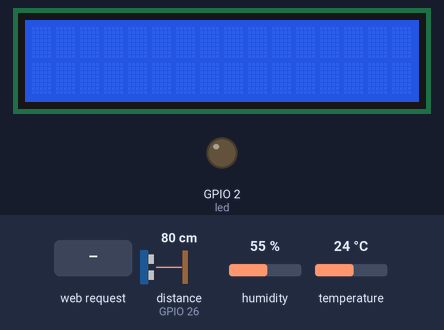
The program below on a simulated ESP32 board running MicroPython. Shown: 16×2 character LCD, output pins drawn as LEDs (lit = HIGH). Inputs (shaded band) come from the test bench; at power-on: temperature 24 °C, distance to the obstacle (sensor on GPIO 26) 80 cm, humidity 55 %. The echo pulse lasts 58.3 µs per cm; WiFi joins after 1.5 s; the clock reads 2024-03-15 10:24:30 at power-on unless the program sets it; pins used as bus, display or sensor lines are not drawn; what the program prints to the serial console is not drawn.

Above: at 3.2 s.
3.3 s: HTTP request GET /toggle/dist received
At 5.2 s:
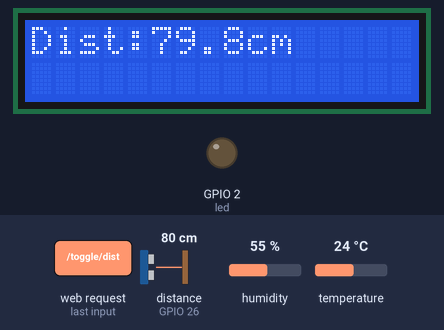
5.6 s: HTTP request GET /toggle/temp received
At 7.5 s:
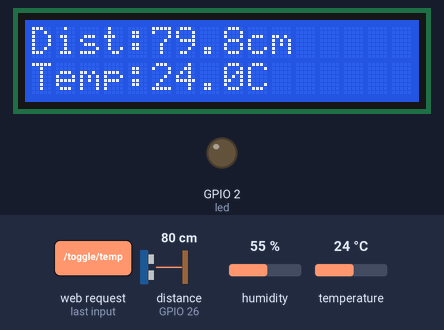
11.5 s: HTTP request GET /toggle/dist received
At 12.5 s:
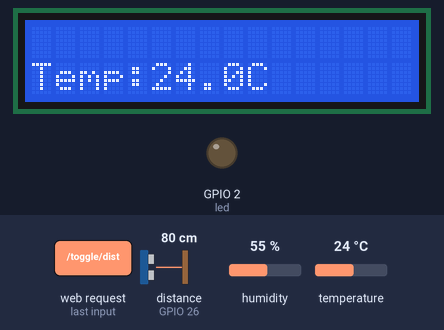
13.0 s: HTTP request GET /on received
At 14.2 s:
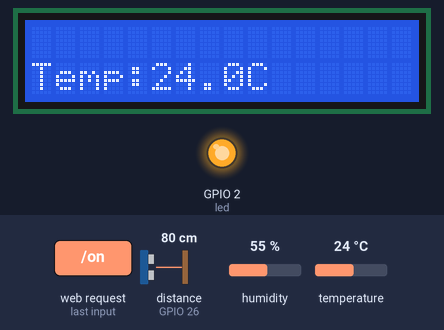
14.5 s: temperature set to 12 °C
At 16.7 s:
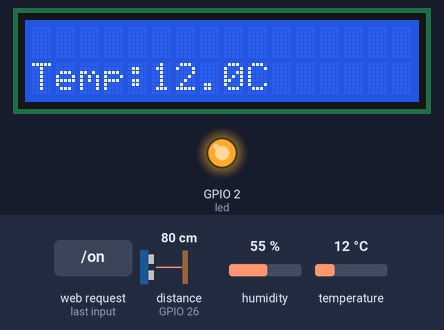
17.6 s: temperature set to 19 °C
At 19.1 s:
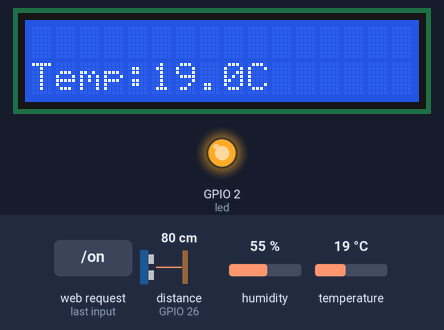
Timing chart, 0 to 20.6 s (numbered marks = the images above; inputs shaded):
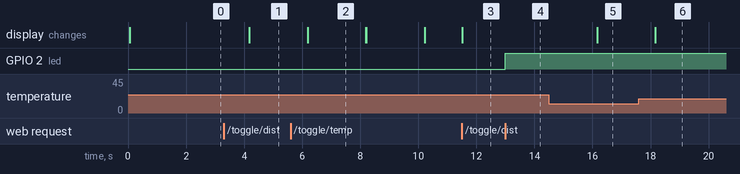

The program:

task3.py
```python
import network
import socket
import time
from machine import Pin, SoftI2C, time_pulse_us
import dht
from machine_i2c_lcd import I2cLcd

#LED SETUP
led = Pin(2, Pin.OUT)
led.off()
led_state = False

#DHT11 SETUP
dht_sensor = dht.DHT11(Pin(4))
temperature = 0.0
humidity = 0.0
last_dht_read = 0
DHT_INTERVAL = 2

# TASK 2: ULTRASONIC SETUP
TRIG = Pin(27, Pin.OUT)
ECHO = Pin(26, Pin.IN)

def get_distance_cm():
    TRIG.value(0)
    time.sleep_us(2)
    TRIG.value(1)
    time.sleep_us(10)
    TRIG.value(0)
    duration = time_pulse_us(ECHO, 1, 30000)
    if duration < 0:
        return None
    return (duration * 0.0343) / 2

distance = None

# TASK 3: LCD SETUP
I2C_ADDR = 0x27
i2c = SoftI2C(sda=Pin(21), scl=Pin(22), freq=400000)
lcd = I2cLcd(i2c, I2C_ADDR, 2, 16)
lcd.clear()

# Independent toggles
show_dist = False   # LCD line 1
show_temp = False   # LCD line 2

INTERVAL = 2
last_update = 0

# WIFI SETUP
ssid = "Robotic WIFI"
password = "rbtWIFI@2025"

wifi = network.WLAN(network.STA_IF)
wifi.active(True)
wifi.connect(ssid, password)

print("Connecting to WiFi...")
while not wifi.isconnected():
    time.sleep(1)

ip = wifi.ifconfig()[0]
print("Connected! IP:", ip)

# WEB SERVER SETUP
addr = socket.getaddrinfo("0.0.0.0", 80)[0][-1]
s = socket.socket()
s.bind(addr)
s.listen(1)
s.settimeout(0.1)

print("Web server running...")

# HTML PAGE
def web_page():
    led_color = "green" if led_state else "red"
    led_text = "ON" if led_state else "OFF"

    dist_text = "{:.2f} cm".format(distance) if distance is not None else "Out of range"

    dist_btn_class = "btn-on" if show_dist else "btn-off"
    temp_btn_class = "btn-on" if show_temp else "btn-off"

    dist_btn_text = "ON" if show_dist else "OFF"
    temp_btn_text = "ON" if show_temp else "OFF"

    return f"""
    <html>
    <head>
        <title>Web Server Control</title>
        <meta http-equiv="refresh" content="2">
        <meta name="viewport" content="width=device-width, initial-scale=1">
        <style>
            body {{
                font-family: Arial;
                background: #f4f4f4;
                margin: 0;
            }}
            h1 {{
                background: #485492;
                color: white;
                padding: 15px;
                text-align: center;
                margin: 0;
            }}
            .container {{
                padding: 15px;
                max-width: 520px;
                margin: auto;
            }}
            .card {{
                background: white;
                border-radius: 12px;
                padding: 16px;
                margin-bottom: 18px;
                border: 1px solid #e5e5e5;
            }}
            .title {{
                font-weight: bold;
                margin-bottom: 10px;
                color: #2F4D6A;
            }}
            .circle {{
                width: 60px;
                height: 60px;
                border-radius: 50%;
                background: {led_color};
                margin: 10px auto;
            }}
            .row {{
                display: flex;
                justify-content: space-between;
                padding: 6px 0;
            }}
            .value {{
                color: #E39E2E;
                font-weight: bold;
            }}
            .btn {{
                width: 200px;
                height: 40px;
                font-size: 14px;
                margin: 6px;
                border-radius: 6px;
                border: none;
                cursor: pointer;
                color: white;
            }}
            .btn-on {{
                background: #2ecc71;
            }}
            .btn-off {{
                background: #e74c3c;
            }}
            footer {{
                text-align: center;
                font-size: 12px;
                color: #555;
            }}
        </style>
    </head>

    <body>
        <h1>ESP32 Web Dashboard</h1>

        <div class="container">

            <!-- TASK 1 -->
            <div class="card">
                <div class="title">LED Control</div>
                <div class="circle"></div>
                <p style="text-align:center;">
                    LED is <span class="value">{led_text}</span>
                </p>
                <p style="text-align:center;">
                    <a href="/on"><button class="btn btn-on">ON</button></a>
                    <a href="/off"><button class="btn btn-off">OFF</button></a>
                </p>
            </div>

            <!-- TASK 2 -->
            <div class="card">
                <div class="title">DHT11 Sensor</div>
                <div class="row"><span>Temperature</span><span class="value">{temperature:.2f} C</span></div>
                <div class="row"><span>Humidity</span><span class="value">{humidity:.2f} %</span></div>
            </div>

            <div class="card">
                <div class="title">Ultrasonic Sensor</div>
                <div class="row"><span>Distance</span><span class="value">{dist_text}</span></div>
            </div>

            <!-- TASK 3 -->
            <div class="card">
                <div class="title">LCD Control</div>
                <p style="text-align:center;">
                    <a href="/toggle/dist">
                        <button class="btn {dist_btn_class}">
                            Distance LCD: {dist_btn_text}
                        </button>
                    </a><br>
                    <a href="/toggle/temp">
                        <button class="btn {temp_btn_class}">
                            Temp LCD: {temp_btn_text}
                        </button>
                    </a>
                </p>
            </div>

            <footer>
                Auto refresh every 2 seconds<br>
                ESP32 IP: {ip}
            </footer>

        </div>
    </body>
    </html>
    """

# HELPERS
def send_html(conn, html):
    conn.send("HTTP/1.1 200 OK\r\nContent-Type: text/html\r\nConnection: close\r\n\r\n")
    conn.sendall(html)

def redirect_home(conn):
    conn.send("HTTP/1.1 302 Found\r\nLocation: /\r\nConnection: close\r\n\r\n")

# MAIN LOOP
while True:
    now = time.time()

    # ---- HANDLE HTTP REQUEST ----
    try:
        conn, addr = s.accept()
        request = conn.recv(1024).decode()

        first_line = request.split("\r\n")[0]
        path = first_line.split(" ")[1] if len(first_line.split(" ")) >= 2 else "/"

        if path == "/on":
            led.on()
            led_state = True
            redirect_home(conn)

        elif path == "/off":
            led.off()
            led_state = False
            redirect_home(conn)

        elif path == "/toggle/dist":
            show_dist = not show_dist
            if not show_dist:
                lcd.move_to(0, 0)
                lcd.putstr(" " * 16)
            redirect_home(conn)

        elif path == "/toggle/temp":
            show_temp = not show_temp
            if not show_temp:
                lcd.move_to(0, 1)
                lcd.putstr(" " * 16)
            redirect_home(conn)

        else:
            send_html(conn, web_page())

        conn.close()

    except:
        pass

    if now - last_update >= INTERVAL:

        try:
            dht_sensor.measure()
            temperature = dht_sensor.temperature()
            humidity = dht_sensor.humidity()
        except:
            pass

        distance = get_distance_cm()

        if show_dist:
            lcd.move_to(0, 0)
            lcd.putstr(" " * 16)
            lcd.move_to(0, 0)
            lcd.putstr(
                "Dist:{:.1f}cm".format(distance)
                if distance is not None
                else "Dist: OutOfRange"
            )

        if show_temp:
            lcd.move_to(0, 1)
            lcd.putstr(" " * 16)
            lcd.move_to(0, 1)
            lcd.putstr("Temp:{:.1f}C".format(temperature))

        last_update = now
```

Measured:
- after the input at 3.3 s, the display: changes after 0.87 s (image 1)
- after the input at 5.6 s, the display: changes after 0.59 s (image 2)
- after the input at 11.5 s, the display: changes at once (image 3)
- after the input at 13.0 s, GPIO 2 (led): LOW → HIGH at once
- after the input at 14.5 s, the display: changes after 1.7 s (image 5)
- after the input at 17.6 s, the display: changes after 0.56 s (image 6)
- what the display in image 2 shows lasts 2.0 s, from 6.2 s to 8.2 s
